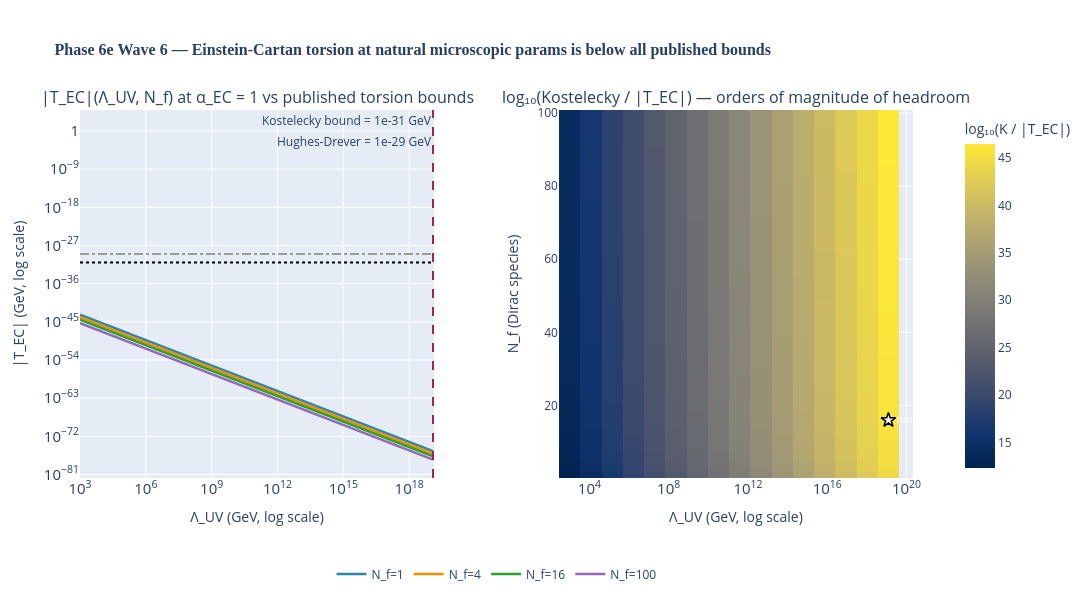

The cell this chart's notebook holds for it:
### Markdown cell above
## §6. Visualization — fig_torsion_obs_bound

Two-panel figure:
- Left: log-log |T_EC|(Λ_UV) curves at fixed N_f vs Kostelecky/Hughes-Drever
- Right: 2D headroom heatmap log10(Kost/|T_EC|) over (Λ_UV, N_f) at α_EC=1

### Code cell
from src.core.visualizations import fig_torsion_obs_bound
fig = fig_torsion_obs_bound()
fig.show()

### Figure 1 — Plotly figure (JSON) as saved in the notebook; plotly's stock layout.template omitted (floating-point values rounded to 4 significant figures; data arrays with more than 128 entries replaced by an {"elided": "..."} marker saying what was removed)
{"data": [{"hovertemplate": "Λ_UV=%{x:.2e} GeV<br>|T_EC|=%{y:.2e} GeV<extra></extra>", "line": {"color": "#2E86AB", "width": 2.5}, "mode": "lines", "name": "N_f=1", "type": "scatter", "x": [1000.0, 11820.0, 139600.0, 1649000.0, 19490000.0, 230300000.0, 2721000000.0, 32150000000.0, 379800000000.0, 4488000000000.0, 53020000000000.0, 626500000000000.0, 7402000000000000.0, 8.746e+16, 1.033e+18, 1.221e+19], "xaxis": "x", "y": [4.901e-44, 3.511e-46, 2.515e-48, 1.801e-50, 1.29e-52, 9.243e-55, 6.621e-57, 4.742e-59, 3.397e-61, 2.433e-63, 1.743e-65, 1.249e-67, 8.944e-70, 6.407e-72, 4.589e-74, 3.287e-76], "yaxis": "y"}, {"hovertemplate": "Λ_UV=%{x:.2e} GeV<br>|T_EC|=%{y:.2e} GeV<extra></extra>", "line": {"color": "#F18F01", "width": 2.5}, "mode": "lines", "name": "N_f=4", "type": "scatter", "x": [1000.0, 11820.0, 139600.0, 1649000.0, 19490000.0, 230300000.0, 2721000000.0, 32150000000.0, 379800000000.0, 4488000000000.0, 53020000000000.0, 626500000000000.0, 7402000000000000.0, 8.746e+16, 1.033e+18, 1.221e+19], "xaxis": "x", "y": [1.225e-44, 8.776e-47, 6.287e-49, 4.503e-51, 3.226e-53, 2.311e-55, 1.655e-57, 1.186e-59, 8.493e-62, 6.084e-64, 4.358e-66, 3.122e-68, 2.236e-70, 1.602e-72, 1.147e-74, 8.218e-77], "yaxis": "y"}, {"hovertemplate": "Λ_UV=%{x:.2e} GeV<br>|T_EC|=%{y:.2e} GeV<extra></extra>", "line": {"color": "#2ca02c", "width": 2.5}, "mode": "lines", "name": "N_f=16", "type": "scatter", "x": [1000.0, 11820.0, 139600.0, 1649000.0, 19490000.0, 230300000.0, 2721000000.0, 32150000000.0, 379800000000.0, 4488000000000.0, 53020000000000.0, 626500000000000.0, 7402000000000000.0, 8.746e+16, 1.033e+18, 1.221e+19], "xaxis": "x", "y": [3.063e-45, 2.194e-47, 1.572e-49, 1.126e-51, 8.064e-54, 5.777e-56, 4.138e-58, 2.964e-60, 2.123e-62, 1.521e-64, 1.089e-66, 7.804e-69, 5.59e-71, 4.004e-73, 2.868e-75, 2.055e-77], "yaxis": "y"}, {"hovertemplate": "Λ_UV=%{x:.2e} GeV<br>|T_EC|=%{y:.2e} GeV<extra></extra>", "line": {"color": "#9467bd", "width": 2.5}, "mode": "lines", "name": "N_f=100", "type": "scatter", "x": [1000.0, 11820.0, 139600.0, 1649000.0, 19490000.0, 230300000.0, 2721000000.0, 32150000000.0, 379800000000.0, 4488000000000.0, 53020000000000.0, 626500000000000.0, 7402000000000000.0, 8.746e+16, 1.033e+18, 1.221e+19], "xaxis": "x", "y": [4.901e-46, 3.511e-48, 2.515e-50, 1.801e-52, 1.29e-54, 9.243e-57, 6.621e-59, 4.742e-61, 3.397e-63, 2.433e-65, 1.743e-67, 1.249e-69, 8.944e-72, 6.407e-74, 4.589e-76, 3.287e-78], "yaxis": "y"}, {"colorbar": {"title": {"text": "log₁₀(K / |T_EC|)"}, "x": 1.05, "xanchor": "left"}, "colorscale": [[0.0, "#00224e"], [0.1111, "#123570"], [0.2222, "#3b496c"], [0.3333, "#575d6d"], [0.4444, "#707173"], [0.5556, "#8a8678"], [0.6667, "#a59c74"], [0.7778, "#c3b369"], [0.8889, "#e1cc55"], [1.0, "#fee838"]], "hovertemplate": "Λ_UV=%{x:.2e} GeV<br>N_f=%{y:.1f}<br>headroom=%{z:.1f} dec<extra></extra>", "type": "heatmap", "x": [1000.0, 11820.0, 139600.0, 1649000.0, 19490000.0, 230300000.0, 2721000000.0, 32150000000.0, 379800000000.0, 4488000000000.0, 53020000000000.0, 626500000000000.0, 7402000000000000.0, 8.746e+16, 1.033e+18, 1.221e+19], "xaxis": "x2", "y": [1.0, 2.678, 4.356, 6.034, 7.712, 9.39, 11.07, 12.75, 14.42, 16.1, 17.78, 19.46, 21.14, 22.81, 24.49, 26.17, 27.85, 29.53, 31.2, 32.88, 34.56, 36.24, 37.92, 39.59, 41.27, 42.95, 44.63, 46.31, 47.98, 49.66, 51.34, 53.02, 54.69, 56.37, 58.05, 59.73, 61.41, 63.08, 64.76, 66.44, 68.12, 69.8, 71.47, 73.15, 74.83, 76.51, 78.19, 79.86, 81.54, 83.22, 84.9, 86.58, 88.25, 89.93, 91.61, 93.29, 94.97, 96.64, 98.32, 100.0], "yaxis": "y2", "z": {"elided": "60x16 float values"}}, {"hovertemplate": "natural point<br>Λ_UV=M_Pl, N_f=16, α_EC=1<br>|T_EC| ≃ 2×10⁻⁷⁷ GeV<extra></extra>", "marker": {"color": "white", "line": {"color": "black", "width": 1.5}, "size": 11, "symbol": "star"}, "mode": "markers+text", "showlegend": false, "text": ["natural (M_Pl, 16)"], "textfont": {"color": "white", "size": 11}, "textposition": "middle right", "type": "scatter", "x": [1.221e+19], "xaxis": "x2", "y": [16.0], "yaxis": "y2"}], "layout": {"annotations": [{"font": {"size": 16}, "showarrow": false, "text": "|T_EC|(Λ_UV, N_f) at α_EC = 1 vs published torsion bounds", "x": 0.2125, "xanchor": "center", "xref": "paper", "y": 1.0, "yanchor": "bottom", "yref": "paper"}, {"font": {"size": 16}, "showarrow": false, "text": "log₁₀(Kostelecky / |T_EC|) — orders of magnitude of headroom", "x": 0.7875, "xanchor": "center", "xref": "paper", "y": 1.0, "yanchor": "bottom", "yref": "paper"}, {"showarrow": false, "text": "Kostelecky bound = 1e-31 GeV", "x": 1, "xanchor": "right", "xref": "x domain", "y": 1e-31, "yanchor": "bottom", "yref": "y"}, {"showarrow": false, "text": "Hughes-Drever = 1e-29 GeV", "x": 1, "xanchor": "right", "xref": "x domain", "y": 1e-29, "yanchor": "top", "yref": "y"}, {"showarrow": false, "text": "M_Pl", "x": 1.221e+19, "xanchor": "center", "xref": "x", "y": 1, "yanchor": "bottom", "yref": "y domain"}], "height": 600, "legend": {"orientation": "h", "x": 0.5, "xanchor": "center", "y": -0.3, "yanchor": "bottom"}, "margin": {"b": 120, "r": 120, "t": 110}, "shapes": [{"line": {"color": "black", "dash": "dot", "width": 2}, "type": "line", "x0": 0, "x1": 1, "xref": "x domain", "y0": 1e-31, "y1": 1e-31, "yref": "y"}, {"line": {"color": "gray", "dash": "dashdot", "width": 1.5}, "type": "line", "x0": 0, "x1": 1, "xref": "x domain", "y0": 1e-29, "y1": 1e-29, "yref": "y"}, {"line": {"color": "#a02050", "dash": "dash", "width": 2}, "type": "line", "x0": 1.221e+19, "x1": 1.221e+19, "xref": "x", "y0": 0, "y1": 1, "yref": "y domain"}], "showlegend": true, "title": {"font": {"family": "CMU Serif, Computer Modern, Times New Roman, serif", "size": 16}, "text": "<b>Phase 6e Wave 6 — Einstein-Cartan torsion at natural microscopic params is below all published bounds</b>"}, "width": 1400, "xaxis": {"anchor": "y", "domain": [0.0, 0.425], "exponentformat": "power", "title": {"text": "Λ_UV (GeV, log scale)"}, "type": "log"}, "xaxis2": {"anchor": "y2", "domain": [0.575, 1.0], "exponentformat": "power", "title": {"text": "Λ_UV (GeV, log scale)"}, "type": "log"}, "yaxis": {"anchor": "x", "domain": [0.0, 1.0], "exponentformat": "power", "title": {"text": "|T_EC| (GeV, log scale)"}, "type": "log"}, "yaxis2": {"anchor": "x2", "domain": [0.0, 1.0], "title": {"text": "N_f (Dirac species)"}}}}
